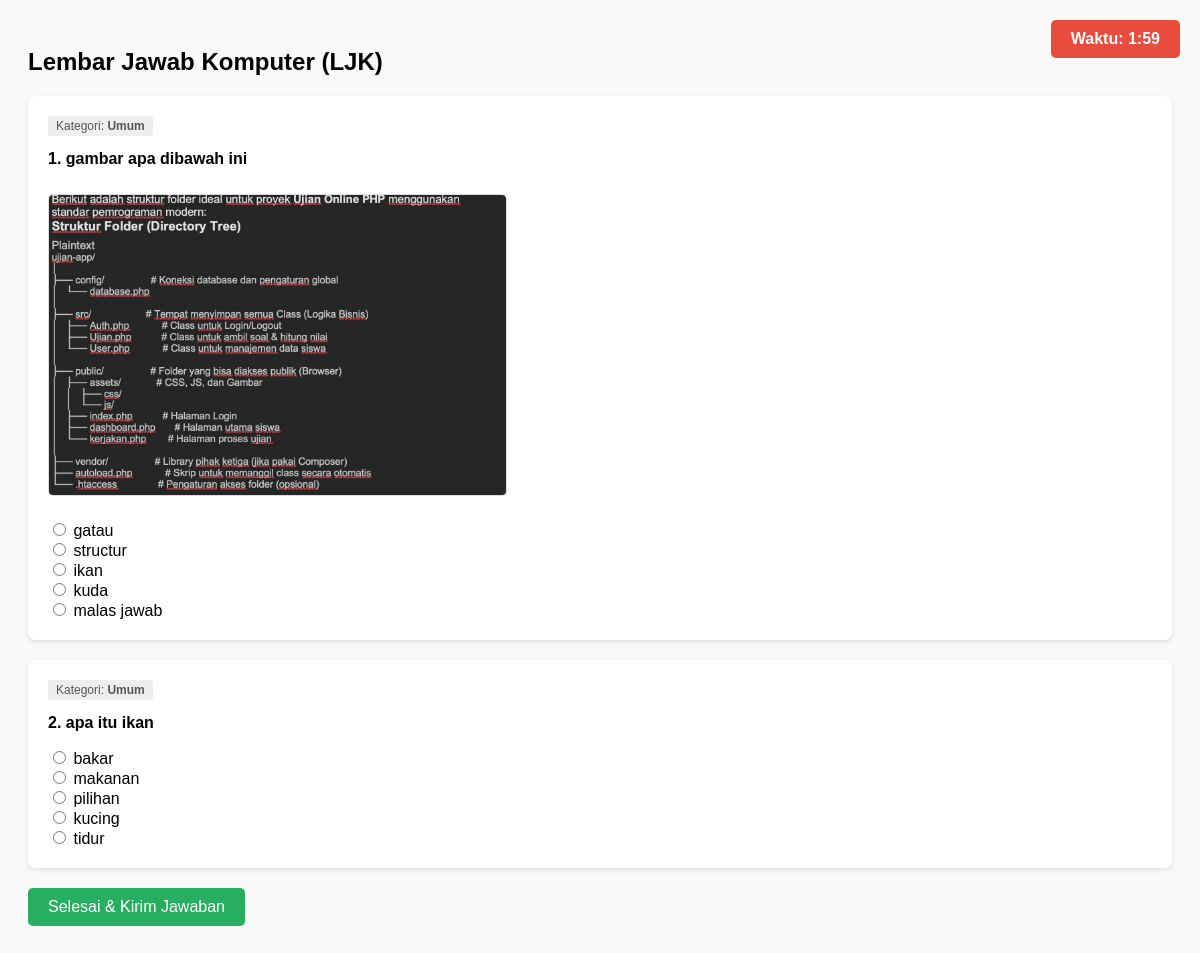
/kerjakan.php (signed in), run on the app's committed database.
### tables this page shows
CREATE TABLE `soal` (
  `id_soal` int(11) NOT NULL,
  `pertanyaan` text NOT NULL,
  `gambar` varchar(255) DEFAULT NULL,
  `pilihan_a` text NOT NULL,
  `pilihan_b` text NOT NULL,
  `pilihan_c` text NOT NULL,
  `pilihan_d` text NOT NULL,
  `pilihan_e` text NOT NULL,
  `kunci_jawaban` enum('A','B','C','D','E') NOT NULL,
  `kategori` varchar(50) DEFAULT NULL
);

### src/Ujian.php (called while the page is built, shortened)
<?php
class Ujian {
    private $db;
    private $table_name = "soal";
    public function __construct($db_connection) {
        $this->db = $db_connection;
    }
    public function getDaftarSoal($limit = 10) {
        $query = "SELECT * FROM " . $this->table_name . " ORDER BY RAND() LIMIT :limit";
        $stmt = $this->db->prepare($query);
        $stmt->bindParam(':limit', $limit, PDO::PARAM_INT);
        $stmt->execute();
        return $stmt->fetchAll(PDO::FETCH_ASSOC);
    }
}
?>

### public/kerjakan.php (the view, shortened to what this page needs)
<?php
require_once '../src/Ujian.php';
$database = new Database();
$db = $database->getConnection();
$ujian = new Ujian($db);
$daftar_soal = $ujian->getDaftarSoal(5);
?>
<!DOCTYPE html>
<html>
<head>
</head>
<body>
    <div id="timer">Waktu: <span id="countdown">00:00</span></div>
    <h2>Lembar Jawab Komputer (LJK)</h2>
    <form id="formUjian" action="submit_ujian.php" method="POST">
        <?php foreach ($daftar_soal as $i => $s): ?>
            <div class="soal-box">
                <span style="background:#eee; padding:3px 8px; font-size:12px; border-radius:3px; color: #555;">
                    Kategori: <b><?= $s['kategori'] ?></b>
                </span>
                <p><strong><?= ($i+1) . ". " . $s['pertanyaan']; ?></strong></p>
                <?php if (!empty($s['gambar'])): ?>
                    <div>
                        <img src="uploads/<?= $s['gambar'] ?>" class="soal-img">
                    </div>
                <?php endif; ?>
                <div style="margin-top: 10px;">
                    <label><input type="radio" name="jawaban[<?= $s['id_soal'] ?>]" value="A"> <?= $s['pilihan_a'] ?></label><br>
                    <label><input type="radio" name="jawaban[<?= $s['id_soal'] ?>]" value="B"> <?= $s['pilihan_b'] ?></label><br>
                    <label><input type="radio" name="jawaban[<?= $s['id_soal'] ?>]" value="C"> <?= $s['pilihan_c'] ?></label><br>
                    <label><input type="radio" name="jawaban[<?= $s['id_soal'] ?>]" value="D"> <?= $s['pilihan_d'] ?></label><br>
                    <label><input type="radio" name="jawaban[<?= $s['id_soal'] ?>]" value="E"> <?= $s['pilihan_e'] ?></label>
                </div>
            </div>
        <?php endforeach; ?>
        <button type="submit">Selesai & Kirim Jawaban</button>
    </form>
</body>
</html>

### public/kerjakan.php (style rules this page uses)
body { font-family: sans-serif; padding: 20px; background: #f9f9f9; }
.soal-box { background: white; padding: 20px; margin-bottom: 20px; border-radius: 8px; box-shadow: 0 2px 5px rgba(0,0,0,0.1); }
#timer { position: fixed; top: 20px; right: 20px; background: #e74c3c; color: white; padding: 10px 20px; border-radius: 5px; font-weight: bold; z-index: 1000; }
button { padding: 10px 20px; background: #27ae60; color: white; border: none; font-size: 16px; cursor: pointer; border-radius: 5px; }
img.soal-img { max-width: 100%; height: auto; max-height: 300px; border: 1px solid #ddd; margin: 10px 0; border-radius: 5px; }

### data on the page
soal: kategori "Umum", pertanyaan "gambar apa dibawah ini", gambar (picture), pilihan_a "gatau", pilihan_b "structur", pilihan_c "ikan", pilihan_d "kuda", pilihan_e "malas jawab"
soal: kategori "Umum", pertanyaan "apa itu ikan", pilihan_a "bakar", pilihan_b "makanan", pilihan_c "pilihan", pilihan_d "kucing", pilihan_e "tidur"
